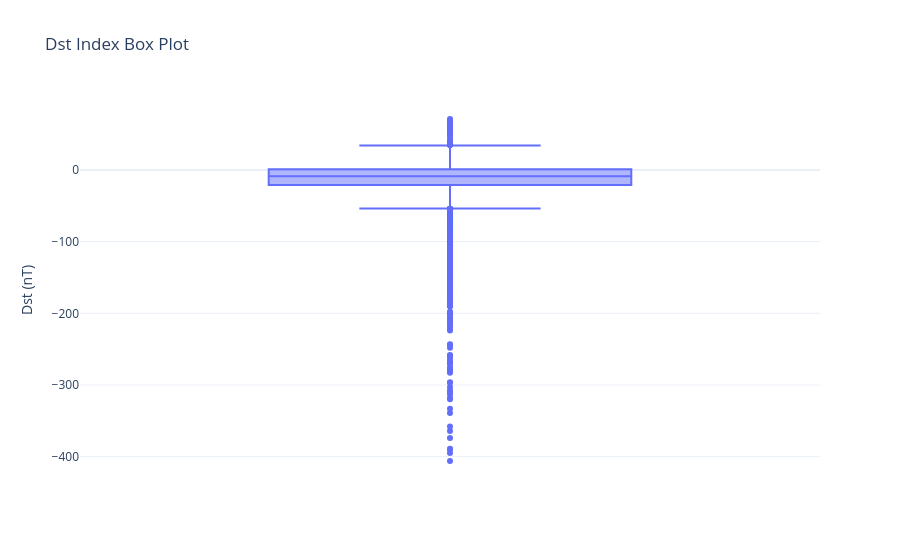

This figure's notebook cell:
### Code cell
fig = px.box(
    dst_df,
    y="dst",
    title="Dst Index Box Plot"
)

fig.update_layout(
    yaxis_title="Dst (nT)",
    template="plotly_white"
)

fig.show()

### Figure 1 — Plotly figure (JSON) as saved in the notebook; plotly's stock layout.template omitted (floating-point values rounded to 4 significant figures; data arrays with more than 128 entries replaced by an {"elided": "..."} marker saying what was removed)
{"data": [{"alignmentgroup": "True", "hovertemplate": "dst=%{y}<extra></extra>", "legendgroup": "", "marker": {"color": "#636efa"}, "name": "", "notched": false, "offsetgroup": "", "orientation": "v", "showlegend": false, "type": "box", "x0": " ", "xaxis": "x", "y": {"elided": "26304 int values"}, "y0": " ", "yaxis": "y"}], "layout": {"boxmode": "group", "legend": {"tracegroupgap": 0}, "title": {"text": "Dst Index Box Plot"}, "xaxis": {"anchor": "y", "domain": [0, 1]}, "yaxis": {"anchor": "x", "domain": [0, 1], "title": {"text": "Dst (nT)"}}}}
